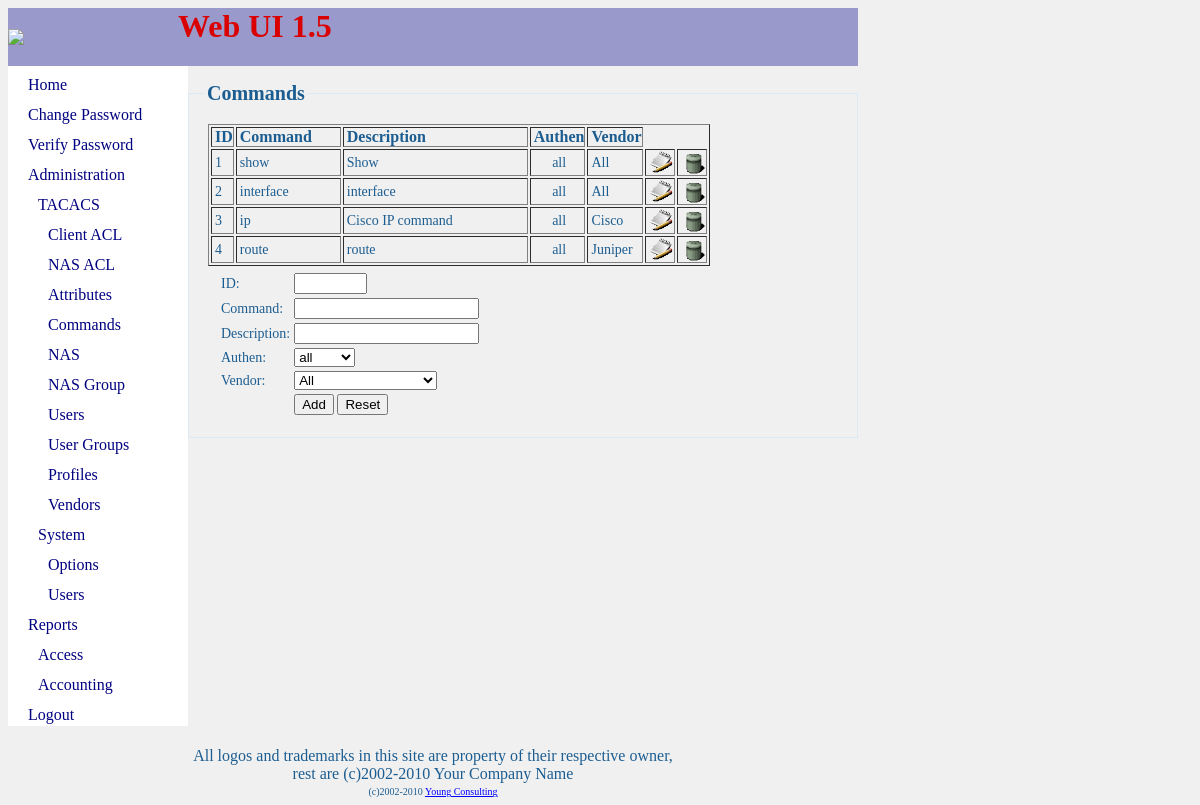
The app's page /?module=command (signed in) with its own data.
### tables this page shows
CREATE TABLE `command` (
  `id` int NOT NULL,
  `name` varchar(30) default NULL,
  `descr` varchar(255) default NULL,
  `auth` int NOT NULL,
  `disp_len` int default '0',
  `vid` int NOT NULL,
  PRIMARY KEY  (`id`,`vid`,`auth`),
  KEY `name_index` (`name`) 
);

### config.php (called while the page is built, shortened)
<?php
$dbtype = "mysql";
?>

### mainfile.php (called while the page is built, shortened)
<?php
function SQLQuery($_query, $id)
{
	GLOBAL $dbtype;
	switch ($dbtype) {
	case "mysql":
		$ret = @mysql_query($_query, $id);
		break;
	}
	return $ret;
}
function SQLFetchArray($result)
{
	GLOBAL $dbtype;
	switch ($dbtype) {
	case "mysql":
		$ret = @mysql_fetch_array($result);
		break;
	}
	return $ret;
}
?>

### command.php (the view, shortened to what this page needs)
<form name="commandform" method="post" action="?module=command">
<fieldset class=" collapsible"><legend>Commands</legend>
<table border=0 width="100%">
<tr><td>
        <div id="_acls" class="_scrollwindow">
	<table border=1 class="_table2">
           <tr><th>ID</th><th width="100">Command</th><th width="180">Description</th><th>Authen</th><th>Vendor</th>
<?php
$attr_auth = array("all","tacacs","radius");
$vendor = array();
$result = @SQLQuery("SELECT id, name FROM vendor ORDER BY id", $dbi);
while ($row = @SQLFetchArray($result)) {
	$vendor[$row[0]]=$row[1];
}
$result = @SQLQuery("SELECT id, name, descr, auth, vid FROM command", $dbi);
while ($row = @SQLFetchArray($result)) {
	if ($row["id"]) {
	    echo "<tr><td>".$row["id"]."</td>"
		."<td width=\"100\">".$row["name"]."</td>"
		."<td width=\"180\">".$row["descr"]."</td>"
		."<td align=\"center\">".$attr_auth[$row["auth"]]."</td>"
		."<td>".$vendor[$row["vid"]]."</td>"
		."<td><a href=\"javascript:_modify('".$row["id"]."','".$row["vid"]."')\"><img src=\"images/modify.gif\" width=25 border=0></img></a></td>";
	    echo "<td><a href=\"javascript:_delete('".$row["id"]."','".$row["name"]."','".$row["vid"]."','".$vendor[$row["vid"]]."')\"><img src=\"images/trash.gif\" width=25 border=0></img></a></td></tr>\n";
	}
}
?>
	</table>
        </div>
</td></tr>
<tr><td>
	<table class="_table">
	<tr><td>ID:</td><td><input type="text" name="id" size=6 onChange="return _verify(this,'num');"></td></tr>
	<tr><td>Command:</td><td><input type="text" name="name" size=20></td></tr>
	<tr><td>Description:</td><td><input type="text" name="descr" size=20></td></tr>
	<tr><td>Authen:</td><td><select name="auth"><?php
		foreach ($attr_auth as $i=>$j) {
			echo "<option value=\"$i\">$j</option>";
		}
	    ?></select></td></tr>
	<tr><td>Vendor:</td><td><select name="vid"><?php
		foreach ($vendor as $i=>$j) {
			echo "<option value=\"$i\">$j</option>";
		}
	    ?></select></td></tr>
	<tr><td><input name="option" value="1" type="hidden"></td><td><input type="submit" name="_submit" value="Add" onclick="return _required();"> <input type="reset" onClick="return confirm('Are you sure you want to reset the data?')"></td></tr>
	</table>
</td></tr>
</table>
</fieldset>
</form>

### style.css (style rules this page uses)
._table { margin-left: 10px; }
._table td { font-size: 14px; color: #1c5d91; }
._table2 { margin-left: 0px; }
._table2 th { font-size: 16px; color: #1c5d91; text-align: left; padding: 0px 0px 0px 3px; }
._table2 td { font-size: 14px; color: #1c5d91; padding: 0px 0px 0px 3px; }
img { border: none; }
fieldset { margin: 1em 0; padding: 1em; border: 1px solid #d9eaf5; }
fieldset legend { display: block; font-size: 20px; color: #1c5d91; font-weight: bold; }

### records on screen
command: id "1", name "show", descr "Show", auth "all", vid "All"
command: id "2", name "interface", descr "interface", auth "all", vid "All"
command: id "3", name "ip", descr "Cisco IP command", auth "all", vid "Cisco"
command: id "4", name "route", descr "route", auth "all", vid "Juniper"

### other values on screen
$banner "Web UI"
$version "1.5"
$mnu[1] "Home"
$mnu[1] "Change Password"
$mnu[1] "Verify Password"
$mnu[1] "Administration"
$mnu[1] "TACACS"
$mnu[1] "Client ACL"
$mnu[1] "NAS ACL"
$mnu[1] "Attributes"
$mnu[1] "Commands"
$mnu[1] "NAS"
$mnu[1] "NAS Group"
$mnu[1] "Users"
$mnu[1] "User Groups"
